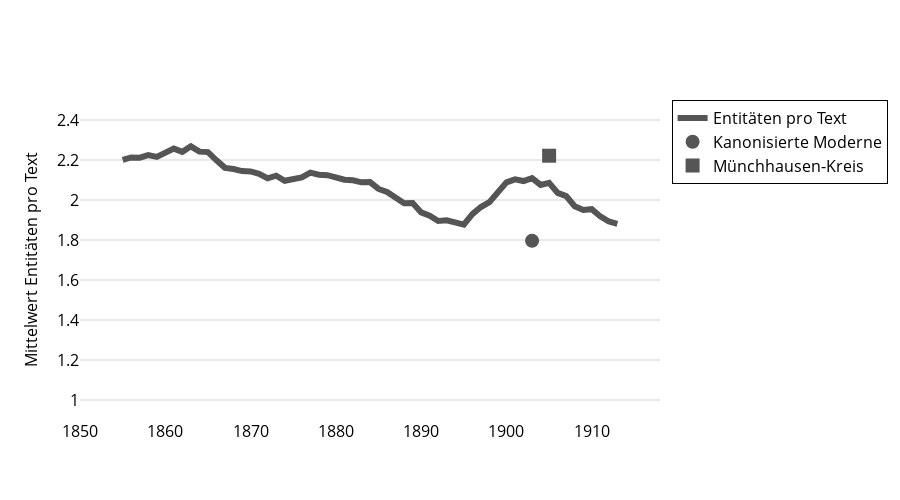

Here is the notebook cell this chart was saved with:
### Code cell
meta_plot = ts[['total_entity_count_smoothed']]
meta_plot.columns = ['Entitäten pro Text']
# save_ts_data(meta_plot)

fig = create_ts_plot(
    data = meta_plot, 
    columns = meta_plot.columns, 
    y_axis_title = 'Mittelwert Entitäten pro Text',
    add_corporas = sub_df, add_corpora_names = sub_names,
    add_corpora_categories = ['entity_count_mean']
)
fig.update_layout(yaxis_range=[0.9, 2.5])
fig = update_fig_for_publication(fig, make_grey=True)
fig.write_image(f"plots/6.5 Anzahl Entitäten im Zeitverlauf (gesamt).pdf")
fig.show()

### Figure 1 — Plotly figure (JSON) as saved in the notebook; plotly's stock layout.template omitted (floating-point values rounded to 4 significant figures)
{"data": [{"line": {"color": "#555555", "width": 6}, "marker": {"color": "#555555"}, "mode": "lines", "name": "Entitäten pro Text", "type": "scatter", "x": [1850, 1851, 1852, 1853, 1854, 1855, 1856, 1857, 1858, 1859, 1860, 1861, 1862, 1863, 1864, 1865, 1866, 1867, 1868, 1869, 1870, 1871, 1872, 1873, 1874, 1875, 1876, 1877, 1878, 1879, 1880, 1881, 1882, 1883, 1884, 1885, 1886, 1887, 1888, 1889, 1890, 1891, 1892, 1893, 1894, 1895, 1896, 1897, 1898, 1899, 1900, 1901, 1902, 1903, 1904, 1905, 1906, 1907, 1908, 1909, 1910, 1911, 1912, 1913, 1914, 1915, 1916, 1917, 1918], "y": [null, null, null, null, null, 2.201, 2.213, 2.212, 2.224, 2.216, 2.236, 2.257, 2.241, 2.268, 2.242, 2.24, 2.199, 2.161, 2.155, 2.145, 2.143, 2.131, 2.108, 2.121, 2.096, 2.107, 2.113, 2.137, 2.126, 2.124, 2.11, 2.102, 2.099, 2.088, 2.09, 2.055, 2.04, 2.012, 1.984, 1.985, 1.938, 1.922, 1.895, 1.899, 1.887, 1.877, 1.929, 1.965, 1.989, 2.041, 2.088, 2.103, 2.095, 2.11, 2.076, 2.086, 2.035, 2.02, 1.969, 1.95, 1.954, 1.918, 1.892, 1.881, null, null, null, null, null]}, {"line": {"color": "#555555"}, "marker": {"color": "#555555", "size": 14, "symbol": "circle"}, "mode": "markers", "name": "Kanonisierte Moderne", "showlegend": false, "type": "scatter", "x": [1903, 1903, 1903, 1903], "y": [1.796]}, {"line": {"color": "#555555"}, "marker": {"color": "#555555", "size": 14, "symbol": "circle"}, "mode": "markers", "name": "Kanonisierte Moderne", "type": "scatter", "x": [null], "y": [null]}, {"line": {"color": "#555555"}, "marker": {"color": "#555555", "size": 14, "symbol": "square"}, "mode": "markers", "name": "Münchhausen-Kreis", "showlegend": false, "type": "scatter", "x": [1905, 1905, 1905, 1905], "y": [2.221]}, {"line": {"color": "#555555"}, "marker": {"color": "#555555", "size": 14, "symbol": "square"}, "mode": "markers", "name": "Münchhausen-Kreis", "type": "scatter", "x": [null], "y": [null]}], "layout": {"font": {"color": "black"}, "height": 500, "legend": {"bordercolor": "black", "borderwidth": 1, "font": {"size": 16}, "traceorder": "normal"}, "paper_bgcolor": "white", "plot_bgcolor": "white", "width": 900, "xaxis": {"autorange": true, "color": "black", "gridcolor": "white", "range": [1850, 1918], "showgrid": false, "tickfont": {"size": 16}, "title": {"font": {"size": 16}}, "type": "linear"}, "yaxis": {"color": "black", "gridcolor": "lightgray", "range": [0.9, 2.5], "tickfont": {"size": 16}, "title": {"font": {"size": 16}, "text": "Mittelwert Entitäten pro Text"}, "type": "linear", "zerolinecolor": "lightgray"}}}
